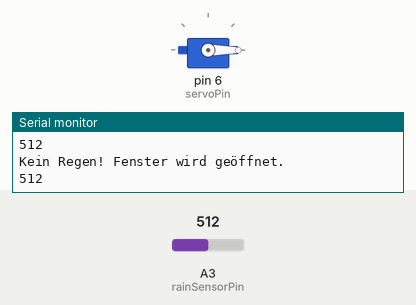
This sketch was run on a simulated Arduino Uno, built with avr-gcc and run on an emulated ATmega328P. Shown: servo, the last lines printed to the serial monitor. The test bench sets the inputs (shaded band); at power-on: A3 (rainSensorPin) = 512.

Above: at 5.8 s.
5.9 s: A3 (rainSensorPin) set to 487
At 10.9 s:
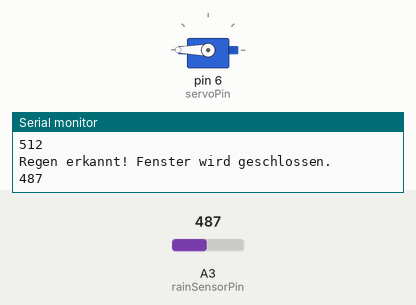
11.9 s: A3 (rainSensorPin) set to 510
At 15.9 s:
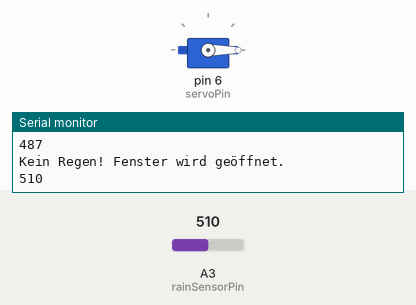
17.9 s: A3 (rainSensorPin) set to 490
At 20.9 s:
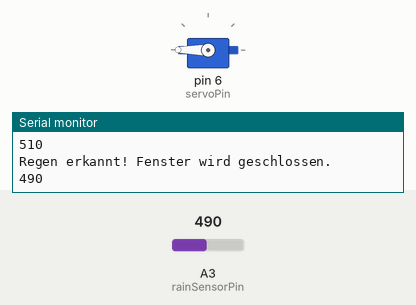
Timing chart, 0 to 22.4 s (numbered marks = the images above; inputs shaded):
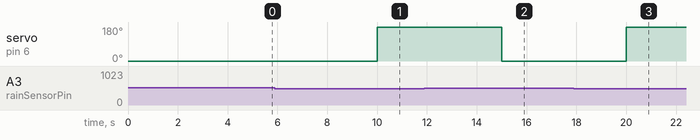

Measured:
- the behaviour switches between 500 and 499 on A3 (rainSensorPin) (found by bisection; images 0 and 1)
- after the input at 5.9 s, servo on pin 6 (servoPin): 0° → 180° after 4.1 s
- after the input at 11.9 s, servo on pin 6 (servoPin): 180° → 0° after 3.1 s
- after the input at 17.9 s, servo on pin 6 (servoPin): 0° → 180° after 2.1 s

The sketch:

Fensterautomatisierung.ino
```cpp
#include <Servo.h>

const int rainSensorPin = A3;
const int servoPin = 6;

const int offenWinkel = 0;
const int geschlossenWinkel = 360;
const int regenSchwelle = 500;     // Schwellenwert für Regen, nahe 1023 -> kein Wasser, Nahe 0 -> viel Wasser
const long warteZeit = 5000;       // Zeit zwischen den Messungen (5 Sekunde)

Servo meinServo;                   // Servo-Objekt

void setup() {
  Serial.begin(115200);
  meinServo.attach(servoPin);
  Serial.println("Regensensor & Fenstersteuerung gestartet...");
}

void loop() {
  int regenWert = analogRead(rainSensorPin);

  if (regenWert < regenSchwelle) {
    Serial.println("Regen erkannt! Fenster wird geschlossen.");
    Serial.println(regenWert);
    meinServo.write(geschlossenWinkel);  // Fenster schließen
  } else {
    Serial.println("Kein Regen! Fenster wird geöffnet.");
    Serial.println(regenWert);
    meinServo.write(offenWinkel);        // Fenster öffnen
  }

  delay(warteZeit);
}
```
